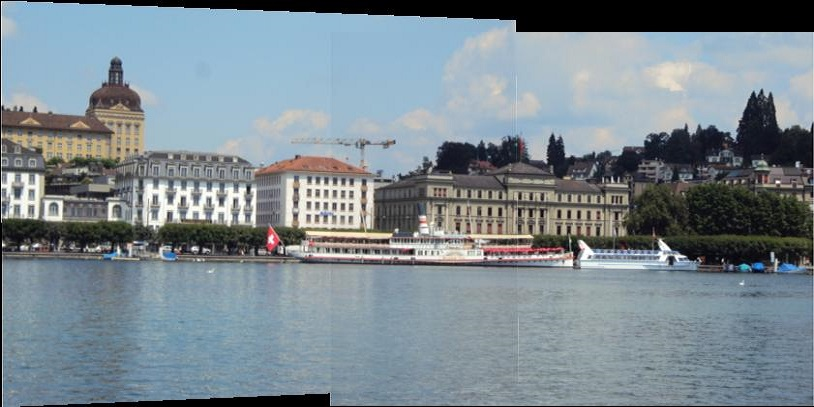
%> input picture test/4.jpg, 814 x 407 px
$ octave --eval "result = detect_features(rgb2gray(imread('../4.jpg')));"   (GNU Octave 9; MATLAB toolbox functions it lacks are replaced by stand-ins)
%> lines starting %> are read from the running program, lines starting %| are printed output that depends on the picture
### test/part2/harris.m
% HARRIS - Harris corner detector
%
% Usage:  [cim, r, c] = harris(im, sigma, thresh, radius, disp)
%
% Arguments:
%            im     - image to be processed.
%            sigma  - standard deviation of smoothing Gaussian. Typical
%                     values to use might be 1-3.
%            thresh - threshold (optional). Try a value ~1000.
%            radius - radius of region considered in non-maximal
%                     suppression (optional). Typical values to use might
%                     be 1-3.
%            disp   - optional flag (0 or 1) indicating whether you want
%                     to display corners overlayed on the original
%                     image. This can be useful for parameter tuning.
%
% Returns:
%            cim    - binary image marking corners.
%            r      - row coordinates of corner points.
%            c      - column coordinates of corner points.
%
% If thresh and radius are omitted from the argument list 'cim' is returned
% as a raw corner strength image and r and c are returned empty.

% Reference:
% C.G. Harris and M.J. Stephens. "A combined corner and edge detector",
% Proceedings Fourth Alvey Vision Conference, Manchester.
% pp 147-151, 1988.
%
% Author:
% Peter Kovesi
% Department of Computer Science & Software Engineering
% The University of Western Australia
% pk@cs.uwa.edu.au  www.cs.uwa.edu.au/~pk
%
% March 2002

function [cim, r, c] = harris(im, sigma, thresh, radius, disp)

    error(nargchk(2,5,nargin));

    dx = [-1 0 1; -1 0 1; -1 0 1]; % Derivative masks
    dy = dx';

    Ix = conv2(im, dx, 'same');    % Image derivatives
    Iy = conv2(im, dy, 'same');

    % Generate Gaussian filter of size 6*sigma (+/- 3sigma) and of
    % minimum size 1x1.
    g = fspecial('gaussian',max(1,fix(6*sigma)), sigma);

    Ix2 = conv2(Ix.^2, g, 'same'); % Smoothed squared image derivatives
    Iy2 = conv2(Iy.^2, g, 'same');
    Ixy = conv2(Ix.*Iy, g, 'same');

    cim = (Ix2.*Iy2 - Ixy.^2)./(Ix2 + Iy2 + eps); % Harris corner measure

    % Alternate Harris corner measure used by some.  Suggested that
    % k=0.04 - I find this a bit arbitrary and unsatisfactory.
%   cim = (Ix2.*Iy2 - Ixy.^2) - k*(Ix2 + Iy2).^2;

    if nargin > 2   % We should perform nonmaximal suppression and threshold

	% Extract local maxima by performing a grey scale morphological
	% dilation and then finding points in the corner strength image that
	% match the dilated image and are also greater than the threshold.
	sze = 2*radius+1;                   % Size of mask.
	mx = ordfilt2(cim,sze^2,ones(sze)); % Grey-scale dilate.
	cim = (cim==mx)&(cim>thresh);       % Find maxima.

	[r,c] = find(cim);                  % Find row,col coords.

	if nargin==5 & disp      % overlay corners on original image
	    figure, imagesc(im), axis image, colormap(gray), hold on
	    plot(c,r,'ys'), title('corners detected');
	end

    else  % leave cim as a corner strength image and make r and c empty.
	r = []; c = [];
    end

### test/part2/detect_features.m
function [ r, c ] = detect_features(grayImg)
%use harris corner detector
    sigma = 2;
    thresh = 0.05;
    radius = 2;
    disp = 5;
    [~, r, c] = harris(grayImg, sigma, thresh, radius, disp);
%> in harris, `Ix = conv2(im, dx, 'same');`:
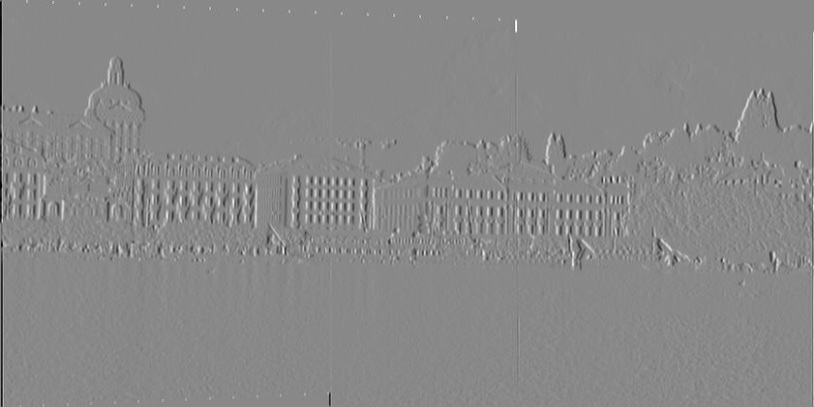
%> Ix: size 407x814 double; min -764, max 660, mean -0.5; drawn with min black and max white
%> in harris, `Iy = conv2(im, dy, 'same');`:
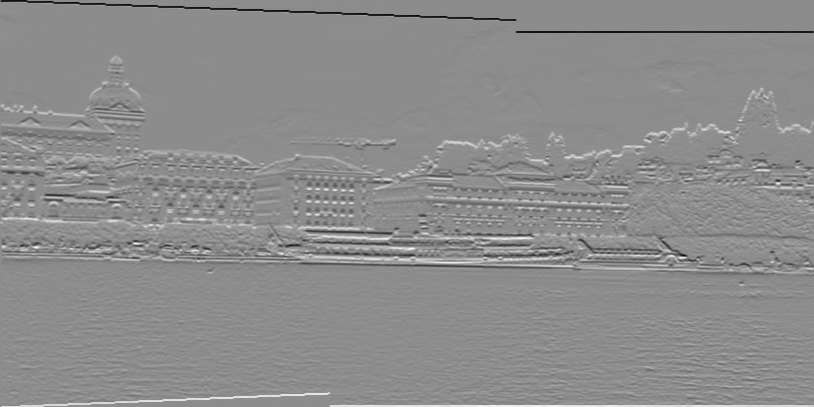
%> Iy: size 407x814 double; min -668, max 541, mean 0; drawn with min black and max white
%> in harris, `Iy2 = conv2(Iy.^2, g, 'same');`:
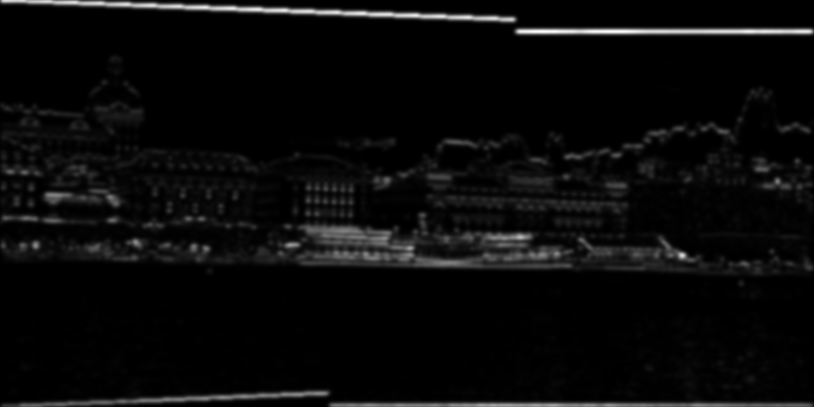
%> Iy2: size 407x814 double; min 0, max 133778.7, mean 5463.3; drawn with min black and max white
%> in harris, `Ixy = conv2(Ix.*Iy, g, 'same');`:
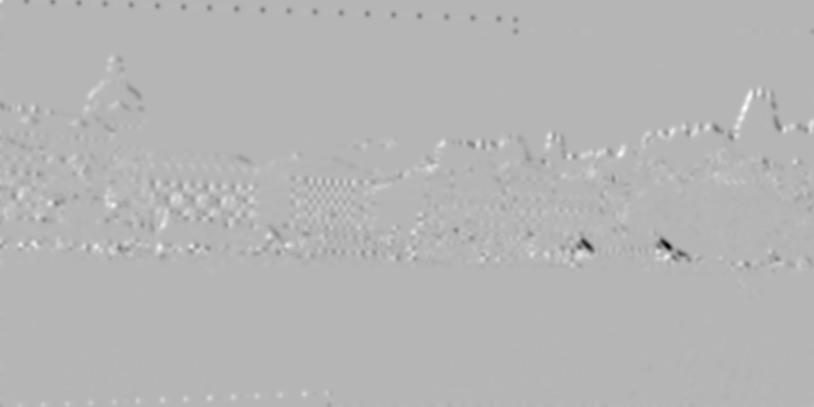
%> Ixy: size 407x814 double; min -52922.8, max 21353.1, mean -48.2; drawn with min black and max white
%> in harris, `mx = ordfilt2(cim,sze^2,ones(sze));`:
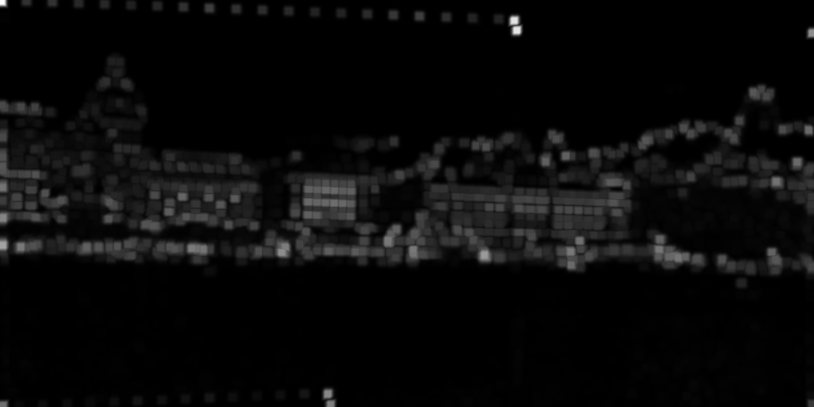
%> mx: size 407x814 double; min 0, max 38391.9, mean 1549.9; drawn with min black and max white
%> in harris, `cim = (cim==mx)&(cim>thresh);`:
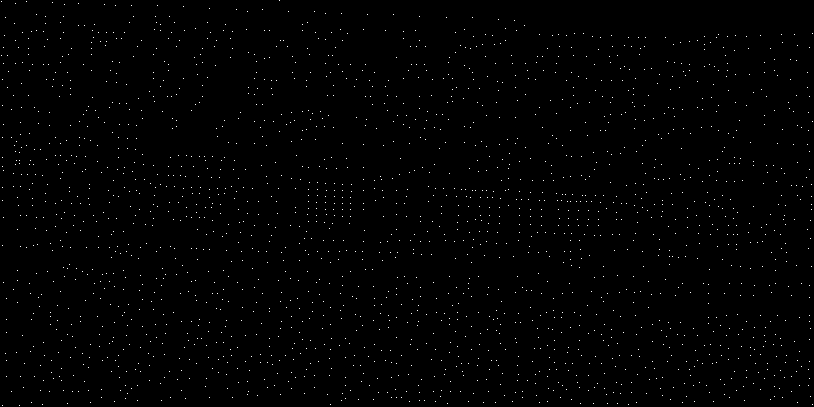
%> cim: size 407x814 logical; 0.66% white in thin lines or dots
%> in harris, `[r,c] = find(cim);`: r = 2202 values from 1 to 406; c = 2202 values from 2 to 813
end
%> in detect_features, `[~, r, c] = harris(grayImg, sigma, thresh, radius, disp);`: r = 2202 values, max 406 at index 11, min 1 at index 775, mean 219.7; c = 2202 values from 2 to 813
%> `result = detect_features(rgb2gray(imread('../4.jpg')));`:
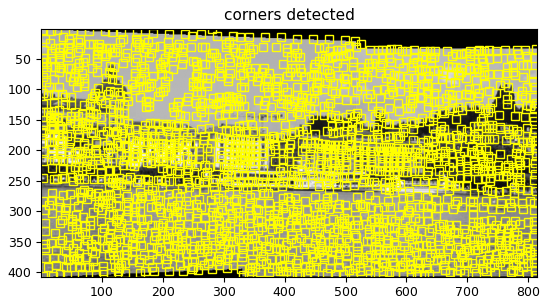
%> figure redrawn from the program's plot data
%> `result = detect_features(rgb2gray(imread('../4.jpg')));`: result has the same summary as r in detect_features

$ run again, on test/left.jpg
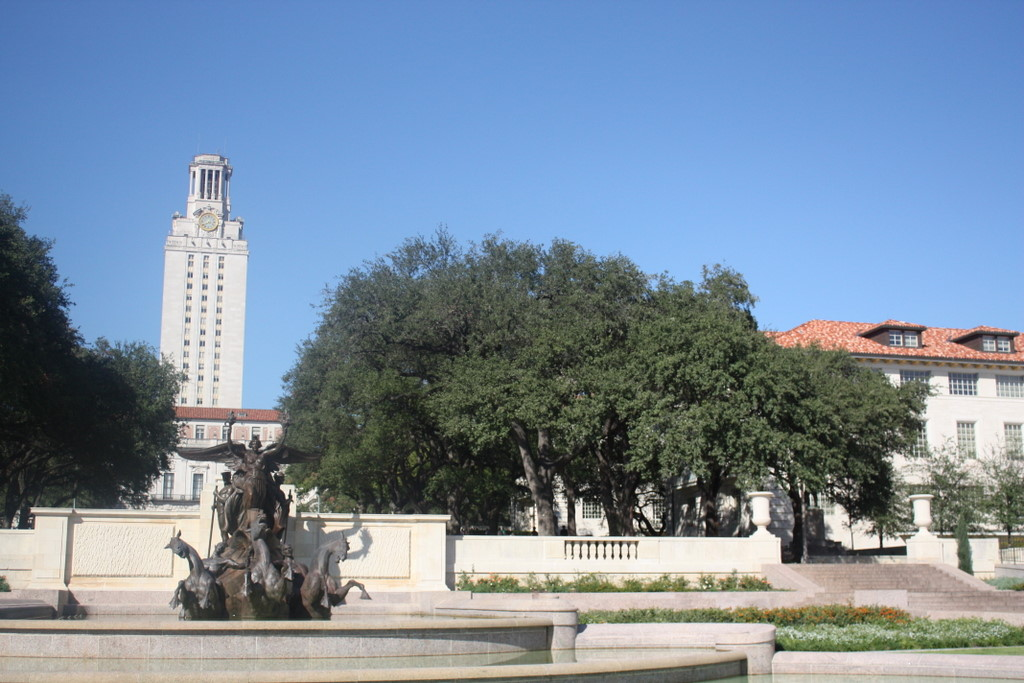
%> input picture test/left.jpg, 1024 x 683 px
%> in harris, `cim = (cim==mx)&(cim>thresh);`:
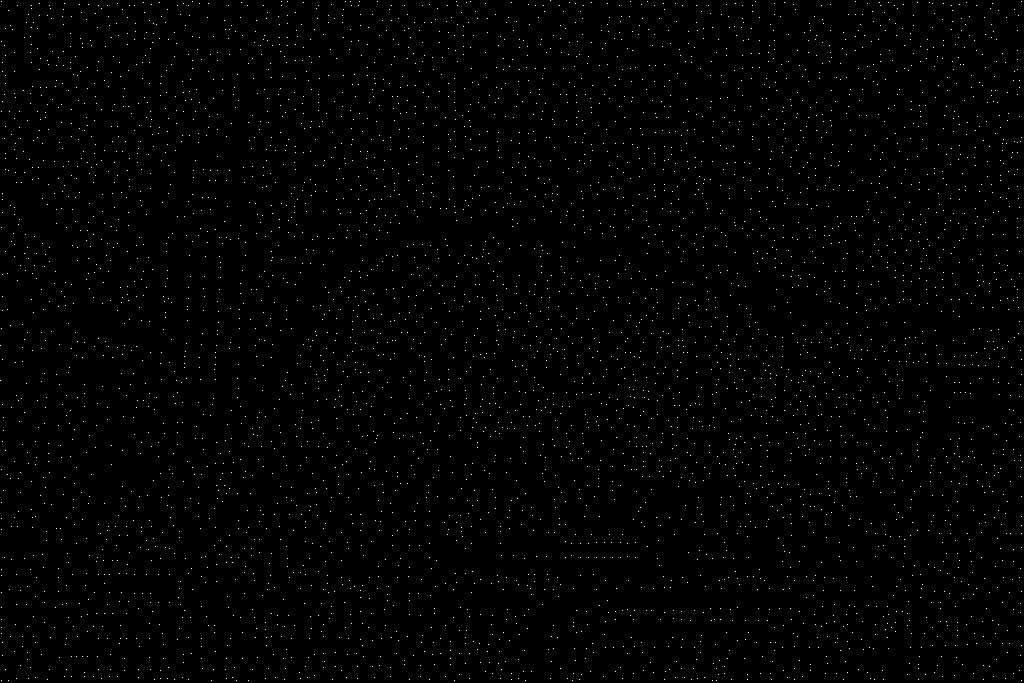
%> cim: size 683x1024 logical; 0.69% white in thin lines or dots
%> in harris, `[r,c] = find(cim);`: r = 4848 values from 1 to 681; c = 4848 values from 1 to 1022
%> in detect_features, `[~, r, c] = harris(grayImg, sigma, thresh, radius, disp);`: r = 4848 values, max 681 at index 19, min 1 at index 2541, mean 330.1; c = 4848 values from 1 to 1022
%> `result = detect_features(rgb2gray(imread('../4.jpg')));`:
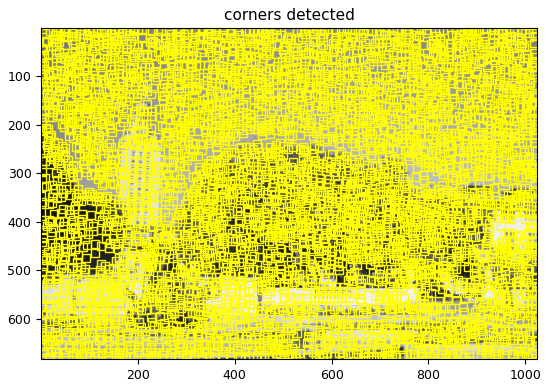
%> figure redrawn from the program's plot data
%> result has the same summary as r in detect_features

$ run again, on test/right.jpg
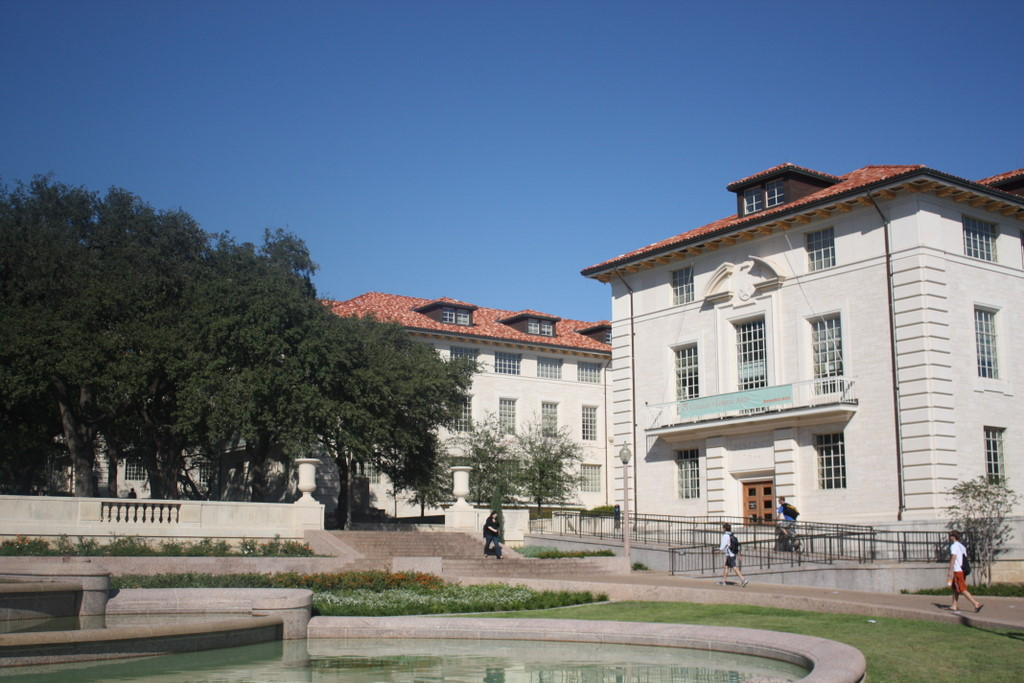
%> input picture test/right.jpg, 1024 x 683 px
%> in harris, `cim = (cim==mx)&(cim>thresh);`:
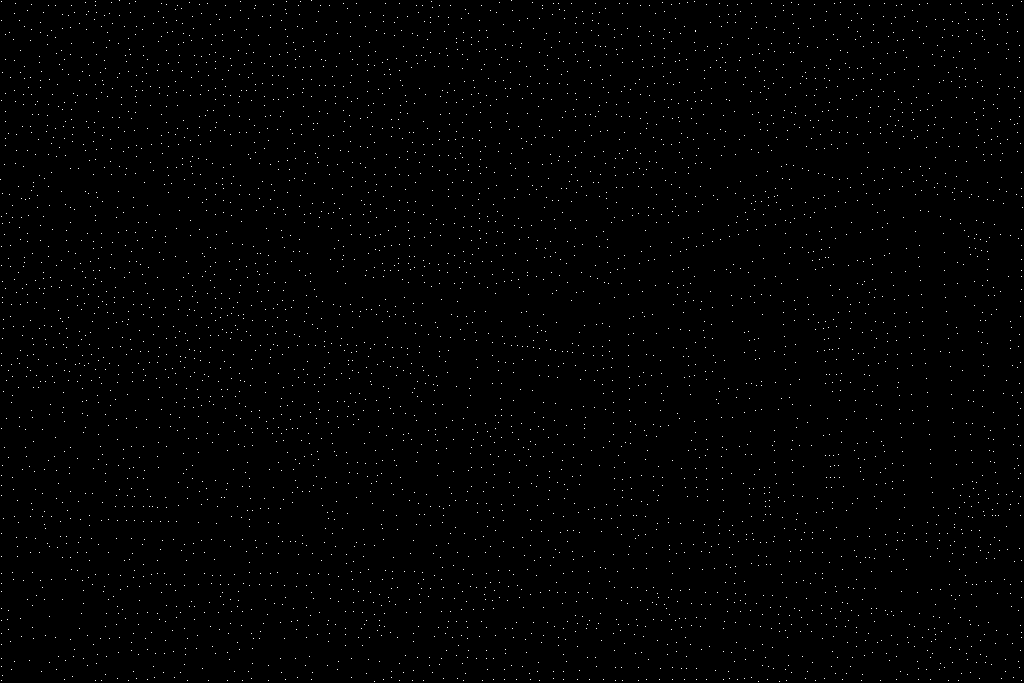
%> cim: size 683x1024 logical; 0.68% white in thin lines or dots
%> in harris, `[r,c] = find(cim);`: r = 4764 values from 1 to 682; c = 4764 values from 1 to 1023
%> in detect_features, `[~, r, c] = harris(grayImg, sigma, thresh, radius, disp);`: r = 4764 values, max 682 at index 1848, min 1 at index 592, mean 329.7; c = 4764 values from 1 to 1023
%> `result = detect_features(rgb2gray(imread('../4.jpg')));`:
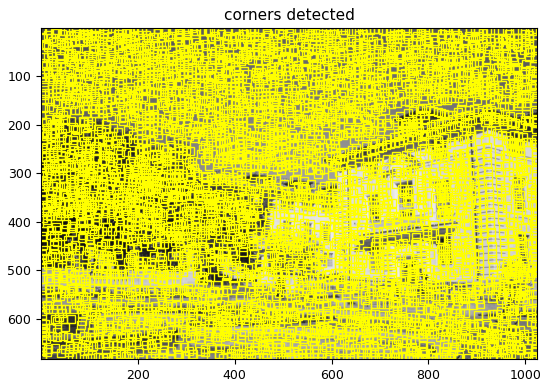
%> figure redrawn from the program's plot data
%> result has the same summary as r in detect_features
